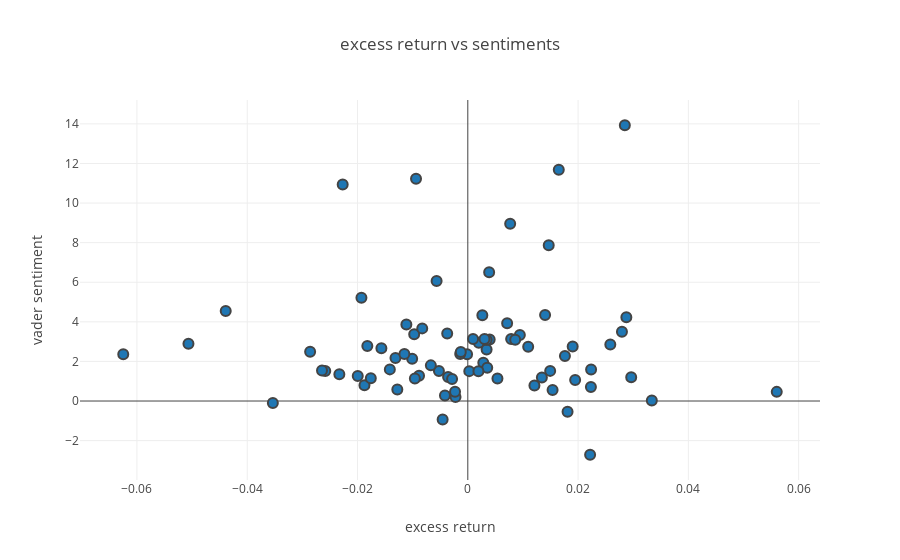

Notebook cell for this chart:
### Markdown cell above
### Tweets about FB

### Code cell
T_FB = get_alpha_tweetsent_table(alpha_fb, t_fb, 'FB')
print(alpha_sent_stat_analysis(T_FB))
plot_alpha_corr_vader(T_FB)
plot_alpha_corr_textblob(T_FB)
